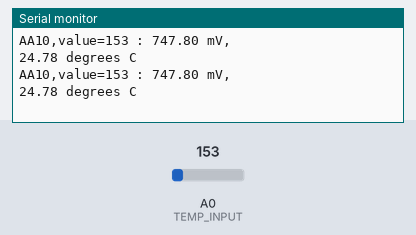
Simulated run of this sketch. Board: Arduino Uno, built with avr-gcc and run on an emulated ATmega328P. Parts: the last lines printed to the serial monitor. The inputs (shaded band) are chosen by the test bench; at power-on: A0 (TEMP_INPUT) = 153.

Above: at 1.8 s.
1.9 s: A0 (TEMP_INPUT) set to 165
At 2.8 s:
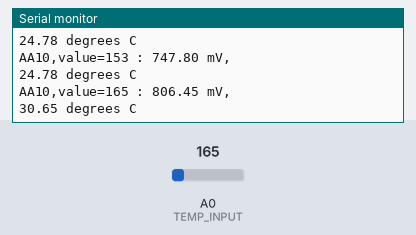
3.4 s: A0 (TEMP_INPUT) set to 175
At 4.7 s:
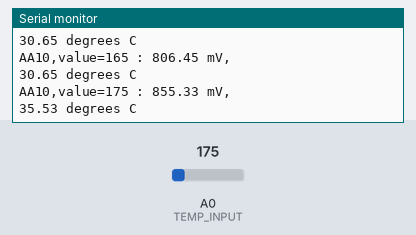
Timing chart, 0 to 6.4 s (numbered marks = the images above; inputs shaded):
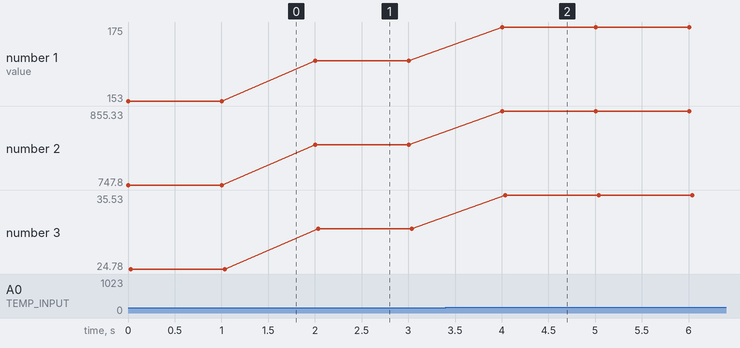

The sketch:

tmp36_start.ino
```cpp
//
// AA10, TMP36 sensor
//

#define TEMP_INPUT 0
// or  int TEMP_INPUT = 0;

void setup() {
  Serial.begin(9600);
}

void loop() {
   //getting the voltage reading from the temperature sensor
  int value = analogRead(TEMP_INPUT);
  // Print value
  Serial.print("AA10,value=");
  Serial.print(value);
  Serial.print(" : ");

  float voltage = value *5.0*1000;
  voltage /= 1023.0;

  Serial.print(voltage);
  Serial.println(" mV, ");

  float temperatureC = (voltage - 500)/10;
  Serial.print(temperatureC);
  Serial.println(" degrees C");

  delay(1000);
}
```

Measured:
- after the input at 1.9 s, the serial monitor: prints a new line after 0.10 s (image 1)
- after the input at 3.4 s, the serial monitor: prints a new line after 0.61 s (image 2)
- plotted number 1: 153 → 165 after the input at 1.9 s, 165 → 175 after the input at 3.4 s
- plotted number 2: 747.8 → 806.45 after the input at 1.9 s, 806.45 → 855.33 after the input at 3.4 s
- plotted number 3: 24.78 → 30.65 after the input at 1.9 s, 30.65 → 35.53 after the input at 3.4 s
